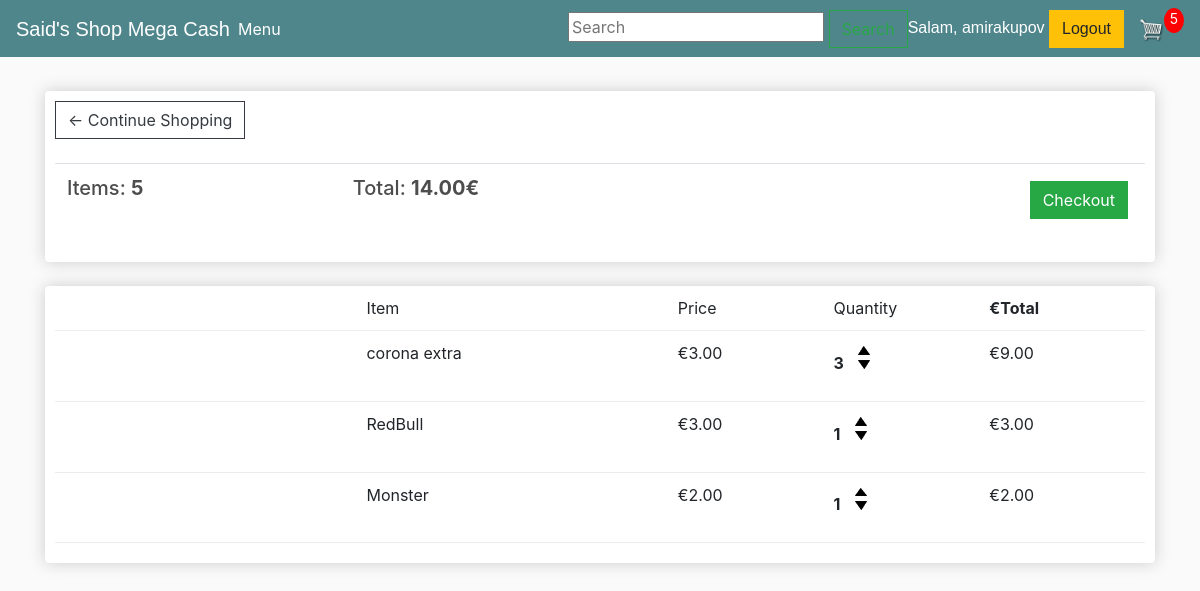
The app's page /cart/ (signed in), older data.
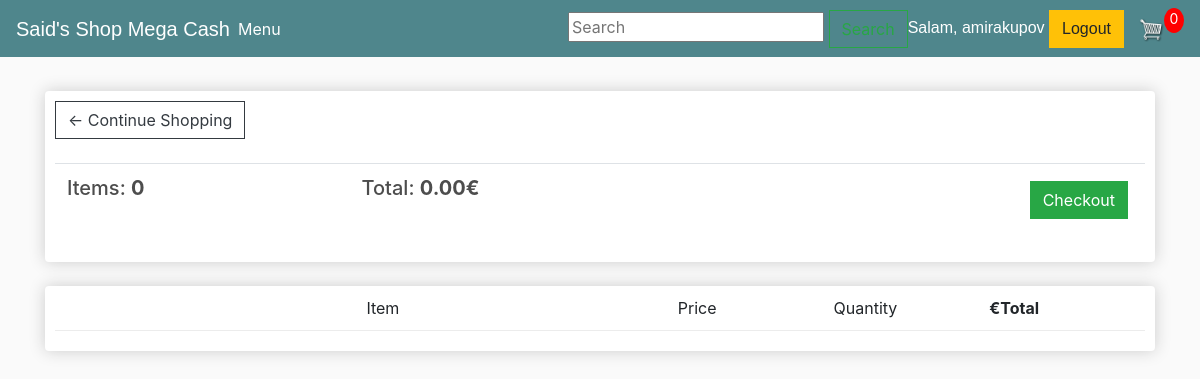
The same page, newer data.
### store/models.py (models this page shows, shortened)
class Order(models.Model):
	customer = models.ForeignKey(Customer, on_delete=models.SET_NULL, null=True, blank=True)
	date_orderd = models.DateTimeField(auto_now_add=True)
	complete = models.BooleanField(default=False, blank=True, null=True)
	transaction_id = models.CharField(max_length=100, null=True)
	@property
	def get_cart_total(self):
		orderitems = self.orderitem_set.all()
		total = sum([item.get_total for item in orderitems])
		return total
	@property
	def get_cart_items(self):
		orderitems = self.orderitem_set.all()
		total = sum([item.quantity for item in orderitems])
		return total

class OrderItem(models.Model):
	product = models.ForeignKey(Product, on_delete=models.SET_NULL, null=True, blank=True)
	order = models.ForeignKey(Order, on_delete=models.SET_NULL, null=True,blank=True)
	quantity = models.IntegerField(default=0, null=True, blank=True)
	date_added = models.DateTimeField(auto_now_add=True)
	@property
	def get_total(self):
		total = self.product.price * self.quantity
		return total

class Product(models.Model):
	name = models.CharField(max_length=150, null=True)
	price = models.DecimalField(max_digits=5, decimal_places=2)
	digital = models.BooleanField(default=False,null=True, blank=True)
	image = models.ImageField(null=True, blank=True)
	category = models.ForeignKey(Category, on_delete=models.CASCADE,null=True, blank=True)
	wholesale_price = models.DecimalField(max_digits=5, decimal_places=2, null=True, blank=True)
	box_price = models.DecimalField(max_digits=5, decimal_places=2, null=True, blank=True)
	minimum_quantity = models.IntegerField(null=True, blank=True)
	@property
	def imageURL(self):
		try:
			url = self.image.url
		except:
			url = ''
		return url

### store/views.py (the view)
# urls.py: path('cart/', views.cart, name="cart"),
def cart(request):
    data = cartData(request)
    cartItems = data['cartItems']
    order = data['order']
    items = data['items']
    context = {'items': items, 'order': order, 'cartItems': cartItems}
    return render(request, 'store/cart.html', context)

### store/utils.py (called while the page is built)
def cartData(request):
    if request.user.is_authenticated:
        customer = request.user.customer
        order, created = Order.objects.get_or_create(customer=customer, complete=False)
        items = order.orderitem_set.all()
        cartItems = order.get_cart_items
    else:
        cookieData = cookieCart(request)
        cartItems = cookieData['cartItems']
        order = cookieData['order']
        items = cookieData['items']
    return {'cartItems':cartItems ,'order':order, 'items':items}

### store/templates/store/cart.html (shortened to what this page needs)
{% extends 'store/main.html' %}
{% load static %}
{% block content %}
    <div class="row">
        <div class="col-lg-12">
            <div class="box-element">
                <a  class="btn btn-outline-dark" href="{% url 'menu' %}">&#x2190; Continue Shopping</a>
                <br>
                <br>
                <table class="table">
                    <tr>
                        <th><h5>Items: <strong>{{order.get_cart_items}}</strong></h5></th>
                        <th><h5>Total: <strong>{{order.get_cart_total|floatformat:2}}€</strong></h5></th>
                        <th>
                            <a  style="float:right; margin:5px;" class="btn btn-success" href="{% url 'checkout' %}">
                                Checkout
                            </a>
                        </th>
                    </tr>
                </table>
            </div>
            <br>
            <div class="box-element">
                <div class="cart-row">
                    <div style="flex:2"></div>
                    <div style="flex:2">Item</div>
                    <div style="flex:1">Price</div>
                    <div style="flex:1">Quantity</div>
                    <div style="flex:1"><strong>€Total</strong></div>
                </div>
                {% for item in items %}
                <div class="cart-row">
                    <div style="flex:2">
                    </div>
                    <div style="flex:2">{{item.product.name}}</div>
                    <div style="flex:1">€{{item.product.price|floatformat:2}}</div>
                    <div style="flex:1">
                        <p class="quantity">{{item.quantity}}</p>
                        <div class="quantity">
				            <img data-product="{{item.product.id}}" data-action="add" class="chg-quantity update-cart" src="{% static  'images/arrow-up.png' %}">
				            <img data-product="{{item.product.id}}" data-action="remove" class="chg-quantity update-cart" src="{% static  'images/arrow-down.png' %}">
			            </div>
		            </div>
                    <div style="flex:1">€{{item.get_total}}<strong></strong></div>
                </div>
                {% endfor %}
            </div>
        </div>
    </div>
{% endblock content %}

### store/templates/store/main.html (shortened to what this page needs)
<!DOCTYPE html>
{% load static %}
<html>
<head>
	<link rel="stylesheet" href="https://stackpath.bootstrapcdn.com/bootstrap/4.4.1/css/bootstrap.min.css"
>
	<link rel="stylesheet" type="text/css" href="{% static 'css/main.css' %}">
</head>
<body>
    <nav class="navbar navbar-expand-lg navbar-dark bg-dark">
      <a class="navbar-brand mx-auto" href="{% url 'index' %}" style="font-family: Arial, sans-serif; color: white; text-decoration: none;">Said's Shop Mega Cash</a>
      <div class="collapse navbar-collapse" id="navbarSupportedContent">
        <ul class="navbar-nav mr-auto">
          <li class="nav-item active">
            <a class="nav-link" href="{% url 'menu' %}">Menu<span class="sr-only">(current)</span></a>
          </li>
        </ul>
         <form class="GET">
            <input type="text" name="q" placeholder="Search" value="{{ search_query }}">
             <button class="btn btn-outline-success my-2 my-sm-0" type="submit">Search</button>
         </form>
         <div class="form-inline my-2 my-lg-0">
            <span class="user" style="font-family: Arial, sans-serif; color: white; text-decoration: none;">
                {% if request.user.is_authenticated %}
                    Salam, {{ request.user.first_name|default:request.user.username }}
                    <a href="{% url 'logout' %}" class="btn btn-warning">Logout</a>
                {% else %}
                    <a href="{% url 'login' %}" class="btn btn-warning">Login</a>
                {% endif %}
            </span>
            <a href="{% url 'cart' %}">
                <img id="cart-icon" src="{% static 'images/6+cart.png' %}">
            </a>
            <p id="cart-total">{{ cartItems }}</p>
         </div>
      </div>
    </nav>
     <div class="container">
            <br>
            {% block content %}
            {% endblock content %}
     </div>
</body>
</html>

### static/css/main.css (style rules this page uses)
body { background-color: hsl(0, 0%, 98%); }
h1,h2,h3,h4,h5,h6 { color:hsl(0, 0%, 30%); }
.box-element { box-shadow:hsl(0, 0%, 80%) 0 0 16px; background-color: #fff; border-radius: 4px; padding: 10px; }
.bg-dark { background-color: #4f868c!important; }
#cart-icon { width:25px; display: inline-block; margin-left: 15px; }
#cart-total { display: block; text-align: center; color:#fff; background-color: red; width: 20px; height: 25px; border-radius: 50%; font-size: 14px; }
.col-lg-4, .col-lg-6, .col-lg-8, .col-lg-12 { margin-top: 10px; }
.btn { border-radius: 0; }
.cart-row { display: flex; align-items: flex-stretch; padding-bottom: 10px; margin-bottom: 10px; border-bottom: 1px solid #ececec; }

Row changes from the older to the newer data that the page shows:
no longer on this page (row edited): Order: get_cart_items "5", get_cart_total "14.00"
removed OrderItem: product.name "corona extra", product.price "3.00", quantity "3", get_total "9.00"
no longer on this page (row edited): OrderItem: product.name "RedBull", product.price "3.00", quantity "1", get_total "3.00"
removed OrderItem: product.name "Monster", product.price "2.00", quantity "1", get_total "2.00"
added Order: get_cart_items "0", get_cart_total "0.00"
Text that changed along with them:
{{ cartItems }}: "5" → "0"
